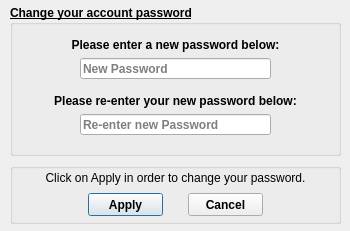
<?xml version="1.0" encoding="UTF-8"?>
<ui version="4.0">
 <class>PassChangerDialog</class>
 <widget class="QDialog" name="PassChangerDialog">
  <property name="geometry">
   <rect>
    <x>0</x>
    <y>0</y>
    <width>350</width>
    <height>231</height>
   </rect>
  </property>
  <property name="minimumSize">
   <size>
    <width>350</width>
    <height>231</height>
   </size>
  </property>
  <property name="maximumSize">
   <size>
    <width>350</width>
    <height>231</height>
   </size>
  </property>
  <property name="font">
   <font>
    <family>Arial</family>
   </font>
  </property>
  <property name="windowTitle">
   <string>New Password</string>
  </property>
  <property name="windowIcon">
   <iconset resource="icon.qrc">
    <normaloff>:/icon/icon.png</normaloff>:/icon/icon.png</iconset>
  </property>
  <widget class="QGroupBox" name="groupBox">
   <property name="geometry">
    <rect>
     <x>10</x>
     <y>5</y>
     <width>331</width>
     <height>151</height>
    </rect>
   </property>
   <property name="font">
    <font>
     <weight>75</weight>
     <bold>true</bold>
     <underline>true</underline>
    </font>
   </property>
   <property name="title">
    <string>Change your account password</string>
   </property>
   <widget class="QLabel" name="label">
    <property name="geometry">
     <rect>
      <x>0</x>
      <y>30</y>
      <width>331</width>
      <height>20</height>
     </rect>
    </property>
    <property name="font">
     <font>
      <underline>false</underline>
     </font>
    </property>
    <property name="text">
     <string>Please enter a new password below:</string>
    </property>
    <property name="alignment">
     <set>Qt::AlignCenter</set>
    </property>
   </widget>
   <widget class="QLineEdit" name="lineEdit_newPass1">
    <property name="geometry">
     <rect>
      <x>70</x>
      <y>53</y>
      <width>191</width>
      <height>21</height>
     </rect>
    </property>
    <property name="font">
     <font>
      <family>Arial</family>
      <weight>75</weight>
      <bold>true</bold>
      <underline>false</underline>
     </font>
    </property>
    <property name="toolTip">
     <string>Please enter your new password</string>
    </property>
    <property name="echoMode">
     <enum>QLineEdit::Password</enum>
    </property>
    <property name="placeholderText">
     <string>New Password</string>
    </property>
   </widget>
   <widget class="QLineEdit" name="lineEdit_newPass2">
    <property name="geometry">
     <rect>
      <x>70</x>
      <y>109</y>
      <width>191</width>
      <height>21</height>
     </rect>
    </property>
    <property name="font">
     <font>
      <family>Arial</family>
      <weight>75</weight>
      <bold>true</bold>
      <underline>false</underline>
     </font>
    </property>
    <property name="toolTip">
     <string>Please re-enter your new password</string>
    </property>
    <property name="echoMode">
     <enum>QLineEdit::Password</enum>
    </property>
    <property name="placeholderText">
     <string>Re-enter new Password</string>
    </property>
   </widget>
   <widget class="QLabel" name="label_2">
    <property name="geometry">
     <rect>
      <x>0</x>
      <y>86</y>
      <width>331</width>
      <height>20</height>
     </rect>
    </property>
    <property name="font">
     <font>
      <underline>false</underline>
     </font>
    </property>
    <property name="text">
     <string>Please re-enter your new password below:</string>
    </property>
    <property name="alignment">
     <set>Qt::AlignCenter</set>
    </property>
   </widget>
  </widget>
  <widget class="QGroupBox" name="groupBox_2">
   <property name="geometry">
    <rect>
     <x>10</x>
     <y>163</y>
     <width>331</width>
     <height>61</height>
    </rect>
   </property>
   <property name="title">
    <string/>
   </property>
   <widget class="QPushButton" name="pushButton_changePass">
    <property name="geometry">
     <rect>
      <x>78</x>
      <y>30</y>
      <width>75</width>
      <height>23</height>
     </rect>
    </property>
    <property name="font">
     <font>
      <weight>75</weight>
      <bold>true</bold>
     </font>
    </property>
    <property name="toolTip">
     <string>Click to change password</string>
    </property>
    <property name="text">
     <string>Apply</string>
    </property>
   </widget>
   <widget class="QPushButton" name="pushButton_cancelPass">
    <property name="geometry">
     <rect>
      <x>178</x>
      <y>30</y>
      <width>75</width>
      <height>23</height>
     </rect>
    </property>
    <property name="font">
     <font>
      <weight>75</weight>
      <bold>true</bold>
     </font>
    </property>
    <property name="toolTip">
     <string>Abort</string>
    </property>
    <property name="text">
     <string>Cancel</string>
    </property>
   </widget>
   <widget class="QLabel" name="label_3">
    <property name="geometry">
     <rect>
      <x>0</x>
      <y>5</y>
      <width>331</width>
      <height>20</height>
     </rect>
    </property>
    <property name="font">
     <font>
      <underline>false</underline>
     </font>
    </property>
    <property name="text">
     <string>Click on Apply in order to change your password.</string>
    </property>
    <property name="alignment">
     <set>Qt::AlignCenter</set>
    </property>
   </widget>
  </widget>
 </widget>
 <resources>
  <include location="icon.qrc"/>
 </resources>
 <connections/>
</ui>
